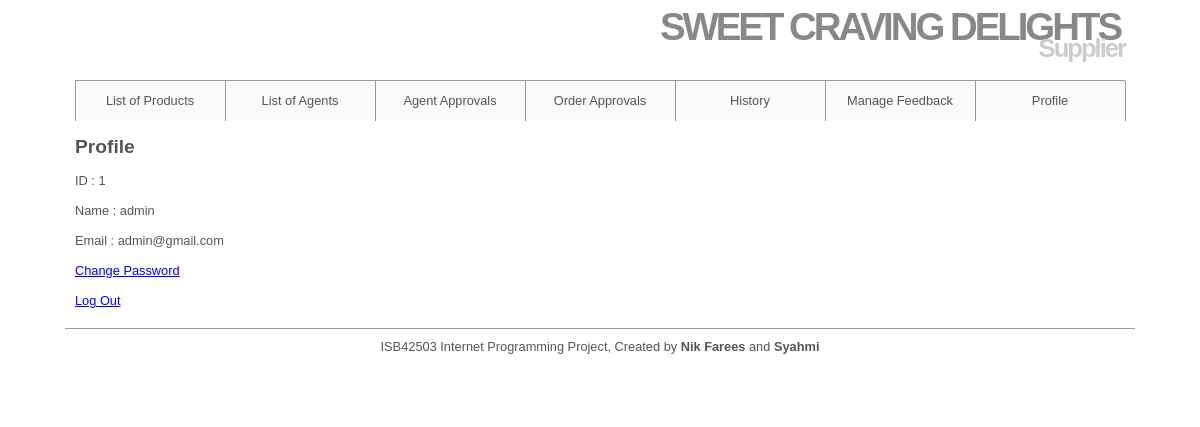
Page /Supplier/ProfileSupplier.php (signed in) on the committed database.
### tables this page shows
CREATE TABLE `suppliers` (
  `supplier_id` mediumint(8) UNSIGNED NOT NULL,
  `supplierName` varchar(50) NOT NULL,
  `supplierEmail` varchar(40) NOT NULL,
  `supplierCategory` varchar(40) NOT NULL,
  `supplierPassword` char(40) NOT NULL
);

### Supplier/ProfileSupplier.php (the view, shortened to what this page needs)
<html>
<head>
</head>
<body>
    <?php
    global $dbc;
    $supplier_id = $_SESSION['supplier_id'];
    $query = "SELECT supplier_id, supplierName, supplierEmail FROM suppliers";
    $result = @mysqli_query($dbc, $query);
    $num = @mysqli_num_rows($result);
    if ($num > 0) {
        $query = "SELECT supplier_id, supplierName, supplierEmail FROM suppliers WHERE
supplier_id ='$supplier_id'";
        $result = @mysqli_query($dbc, $query);
        echo '<br><h2>Profile</h2>';
        while ($row = @mysqli_fetch_array($result, MYSQLI_ASSOC)) {
            echo '<p><br />ID : ' . $row['supplier_id'] . '</p>';
            echo '<p><br />Name : ' . $row['supplierName'] . '</p>';
            echo '<p><br />Email : ' . $row['supplierEmail'] . '</p>';
        }
        echo '<br/><p> <a href="changePassword.php" style="color: blue; text-decoration:
underline;">Change Password</a> </p>';
        echo '<br/><p> <a href="logout.php" style="color: blue; text-decoration: underline;">Log
Out</a> </p>';
    } else {
        echo '<p class="error"><br>There are currently no registered agent.</p>';
    }
    ?>
</body>
</html>

### includes/hmmSupplier.css (style rules this page uses)
* { border: 0; margin: 0; padding: 0; }
a { color: #777; text-decoration: none; }
body { background: #ffffff; color: #555; font: 0.8em Arial, Helvetica, "bitstream vera sans", sans-serif; }
#header { border-bottom: 1px solid #999; height: 80px; margin: 0 auto; width: 1050px; }
#header h1 { color: #888; font-size: 300%; letter-spacing: -3px; text-align: right; padding: 5px; margin-bottom: -20px; }
#header h2 { color: #CCC; font-size: 200%; letter-spacing: -2px; text-align: right; }
#navigation { background: #fafafa; border-right: 1px solid #999; margin: 0 auto; width: 1050px; height: 40px; list-style: none; }
#navigation li { border-left: 1px solid #999; float: left; width: 149px; list-style: none; }
#navigation a { color: #555; display: block; line-height: 40px; text-align: center; }
#content { height: auto; margin: 0 auto; padding: 0 0 20px; width: 1050px; }
#footer { border-top: 1px solid #999; height: 50px; margin: 0 auto; padding: 10px; text-align: center; width: 1050px; }

### rows in the picture
suppliers: supplier_id "1", supplierName "admin", supplierEmail "admin@gmail.com"
